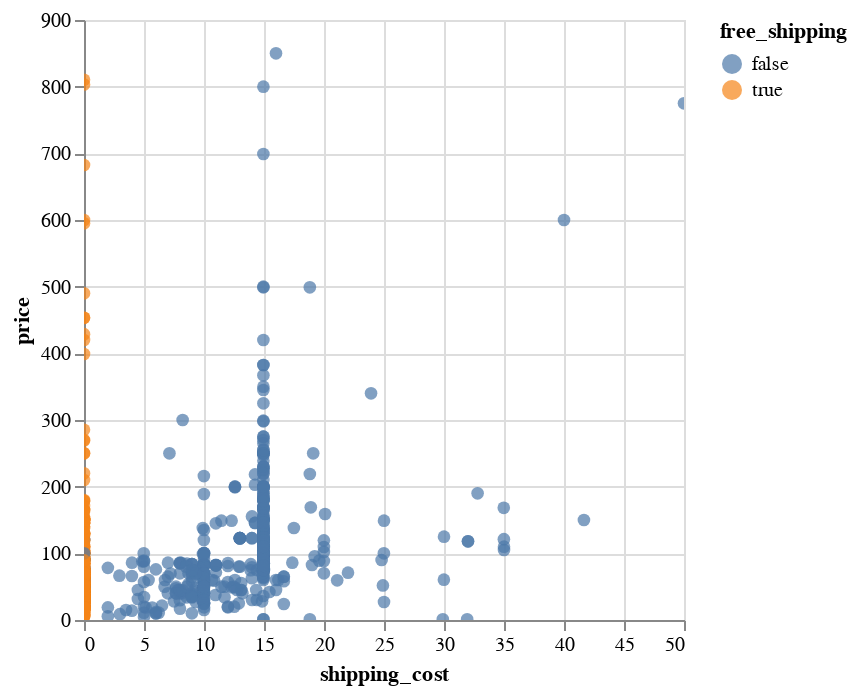

Source (notebook cell):
### Code cell
scatter = (
    alt.Chart(df.dropna(subset=["shipping_cost"]))
    .mark_circle(size=40)
    .encode(
        x="shipping_cost",
        y="price",
        color="free_shipping:N",
        tooltip=["title", "price", "shipping_cost"]
    )
    .interactive()
)

scatter

### Figure 1 — Vega-Lite specification as saved in the notebook (floating-point values rounded to 4 significant figures; data arrays with more than 128 entries replaced by an {"elided": "..."} marker saying what was removed)
{"config": {"view": {"continuousWidth": 300, "continuousHeight": 300}}, "data": {"name": "data-46262a50896c522aa75fa46a20d543b8"}, "mark": {"type": "circle", "size": 40}, "encoding": {"color": {"field": "free_shipping", "type": "nominal"}, "tooltip": [{"field": "title", "type": "nominal"}, {"field": "price", "type": "quantitative"}, {"field": "shipping_cost", "type": "quantitative"}], "x": {"field": "shipping_cost", "type": "quantitative"}, "y": {"field": "price", "type": "quantitative"}}, "params": [{"name": "param_1", "select": {"type": "interval", "encodings": ["x", "y"]}, "bind": "scales"}], "$schema": "https://vega.github.io/schema/vega-lite/v5.8.0.json", "datasets": {"data-46262a50896c522aa75fa46a20d543b8": {"elided": "1164 records"}}}
